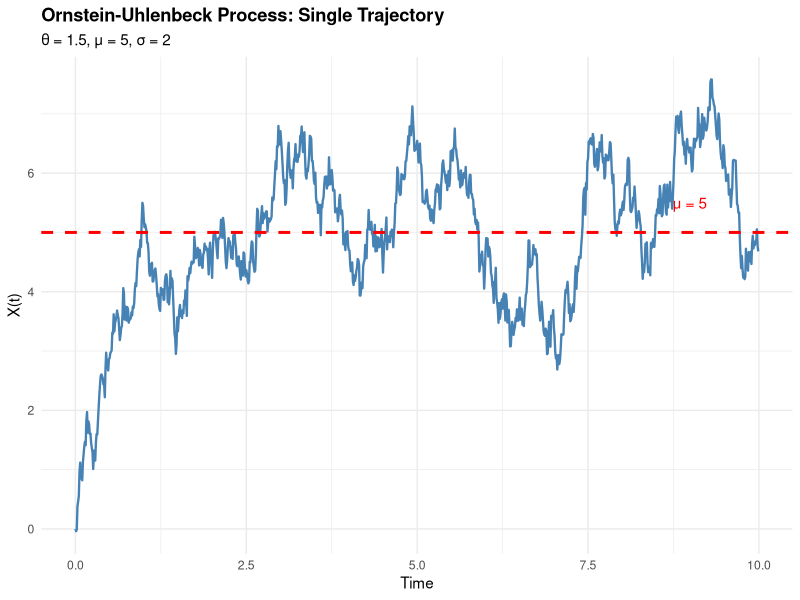
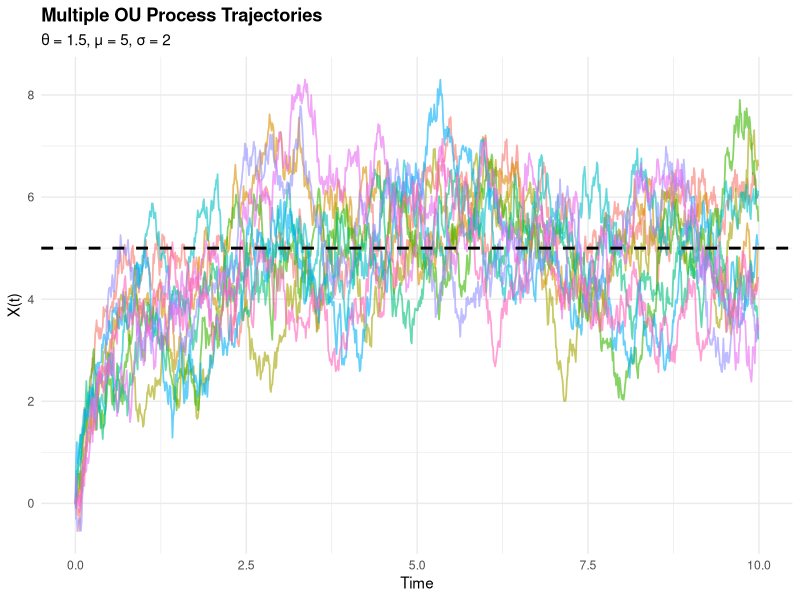
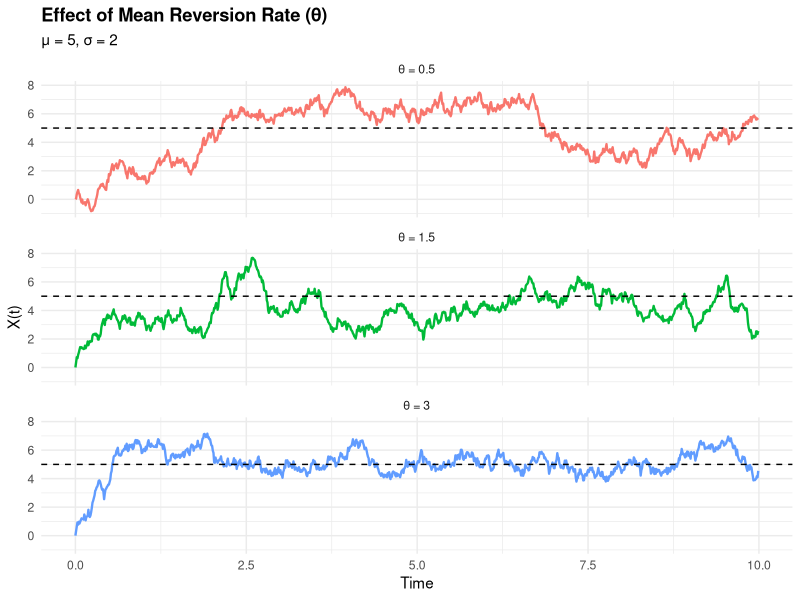
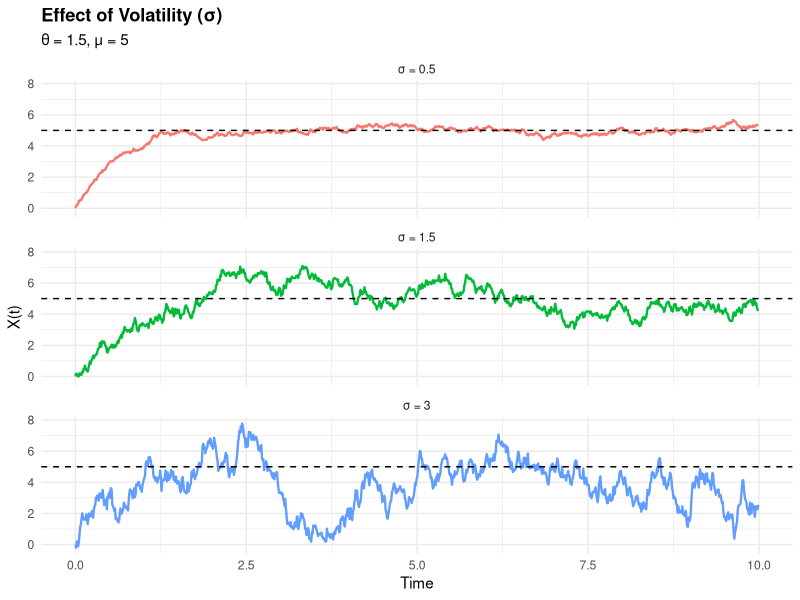
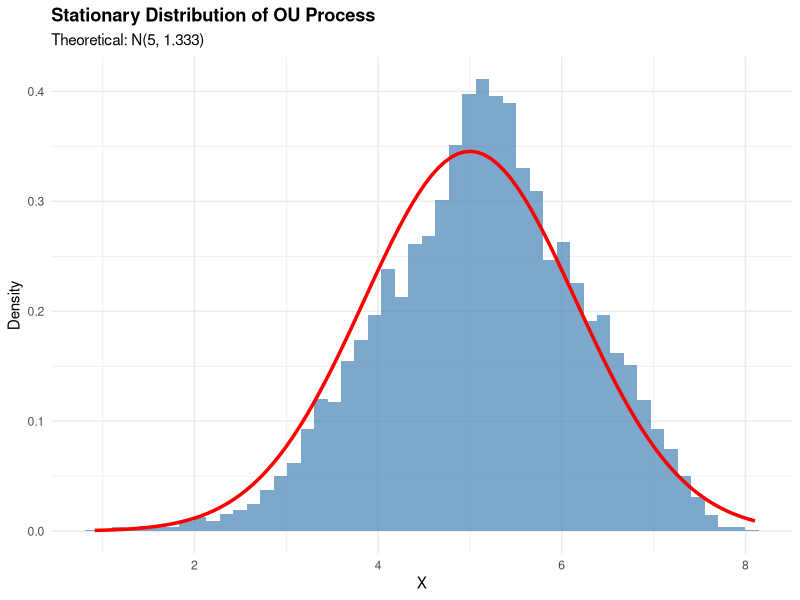

Write the R code that produced these figures, in order.
## ---- chunk 1
library(ggplot2)
library(dplyr)
library(tidyr)

# Set seed for reproducibility
set.seed(123)
## ---- chunk 2
simulate_ou <- function(n, dt, x0, theta, mu, sigma) {
  # n: number of time steps
  # dt: time increment
  # x0: initial value
  # theta: mean reversion rate
  # mu: long-term mean
  # sigma: volatility
  
  x <- numeric(n)
  x[1] <- x0
  
  for (i in 2:n) {
    dW <- rnorm(1, mean = 0, sd = sqrt(dt))
    x[i] <- x[i-1] + theta * (mu - x[i-1]) * dt + sigma * dW
  }
  
  return(x)
}
## ---- chunk 3
# Parameters
n <- 1000
dt <- 0.01
x0 <- 0
theta <- 1.5
mu <- 5
sigma <- 2

# Simulate
time <- seq(0, (n-1)*dt, by = dt)
trajectory <- simulate_ou(n, dt, x0, theta, mu, sigma)

# Create data frame
df_single <- data.frame(time = time, value = trajectory)

# Plot
ggplot(df_single, aes(x = time, y = value)) +
  geom_line(color = "steelblue", linewidth = 0.8) +
  geom_hline(yintercept = mu, linetype = "dashed", color = "red", linewidth = 1) +
  annotate("text", x = max(time)*0.9, y = mu + 0.5, 
           label = paste0("μ = ", mu), color = "red") +
  labs(title = "Ornstein-Uhlenbeck Process: Single Trajectory",
       subtitle = paste0("θ = ", theta, ", μ = ", mu, ", σ = ", sigma),
       x = "Time", y = "X(t)") +
  theme_minimal() +
  theme(plot.title = element_text(face = "bold"))
## ---- chunk 4
# Simulate multiple paths
n_paths <- 10
trajectories <- matrix(0, nrow = n, ncol = n_paths)

for (i in 1:n_paths) {
  trajectories[, i] <- simulate_ou(n, dt, x0, theta, mu, sigma)
}

# Create data frame
df_multi <- data.frame(time = time, trajectories) %>%
  pivot_longer(cols = -time, names_to = "path", values_to = "value")

# Plot
ggplot(df_multi, aes(x = time, y = value, color = path)) +
  geom_line(alpha = 0.6, linewidth = 0.6) +
  geom_hline(yintercept = mu, linetype = "dashed", color = "black", linewidth = 1) +
  labs(title = "Multiple OU Process Trajectories",
       subtitle = paste0("θ = ", theta, ", μ = ", mu, ", σ = ", sigma),
       x = "Time", y = "X(t)") +
  theme_minimal() +
  theme(legend.position = "none",
        plot.title = element_text(face = "bold"))
## ---- chunk 5
theta_values <- c(0.5, 1.5, 3.0)
df_theta <- data.frame()

for (theta_val in theta_values) {
  traj <- simulate_ou(n, dt, x0, theta_val, mu, sigma)
  df_temp <- data.frame(
    time = time,
    value = traj,
    theta = paste0("θ = ", theta_val)
  )
  df_theta <- rbind(df_theta, df_temp)
}

ggplot(df_theta, aes(x = time, y = value, color = theta)) +
  geom_line(linewidth = 0.8) +
  geom_hline(yintercept = mu, linetype = "dashed", color = "black") +
  facet_wrap(~theta, ncol = 1) +
  labs(title = "Effect of Mean Reversion Rate (θ)",
       subtitle = paste0("μ = ", mu, ", σ = ", sigma),
       x = "Time", y = "X(t)") +
  theme_minimal() +
  theme(legend.position = "none",
        plot.title = element_text(face = "bold"))
## ---- chunk 6
sigma_values <- c(0.5, 1.5, 3.0)
df_sigma <- data.frame()

for (sigma_val in sigma_values) {
  traj <- simulate_ou(n, dt, x0, theta, mu, sigma_val)
  df_temp <- data.frame(
    time = time,
    value = traj,
    sigma = paste0("σ = ", sigma_val)
  )
  df_sigma <- rbind(df_sigma, df_temp)
}

ggplot(df_sigma, aes(x = time, y = value, color = sigma)) +
  geom_line(linewidth = 0.8) +
  geom_hline(yintercept = mu, linetype = "dashed", color = "black") +
  facet_wrap(~sigma, ncol = 1) +
  labs(title = "Effect of Volatility (σ)",
       subtitle = paste0("θ = ", theta, ", μ = ", mu),
       x = "Time", y = "X(t)") +
  theme_minimal() +
  theme(legend.position = "none",
        plot.title = element_text(face = "bold"))
## ---- chunk 7
# Simulate long trajectory to reach stationarity
n_long <- 50000
traj_long <- simulate_ou(n_long, dt, x0, theta, mu, sigma)

# Take last 10000 points (should be stationary)
stationary_sample <- tail(traj_long, 10000)

# Theoretical stationary variance
var_theoretical <- sigma^2 / (2 * theta)
sd_theoretical <- sqrt(var_theoretical)

# Plot histogram
df_hist <- data.frame(value = stationary_sample)

ggplot(df_hist, aes(x = value)) +
  geom_histogram(aes(y = after_stat(density)), bins = 50, 
                 fill = "steelblue", alpha = 0.7) +
  stat_function(fun = dnorm, 
                args = list(mean = mu, sd = sd_theoretical),
                color = "red", linewidth = 1.2) +
  labs(title = "Stationary Distribution of OU Process",
       subtitle = paste0("Theoretical: N(", mu, ", ", round(var_theoretical, 3), ")"),
       x = "X", y = "Density") +
  theme_minimal() +
  theme(plot.title = element_text(face = "bold"))

# Print statistics
cat("Empirical mean:", mean(stationary_sample), "\n")
cat("Theoretical mean:", mu, "\n")
cat("Empirical variance:", var(stationary_sample), "\n")
cat("Theoretical variance:", var_theoretical, "\n")
